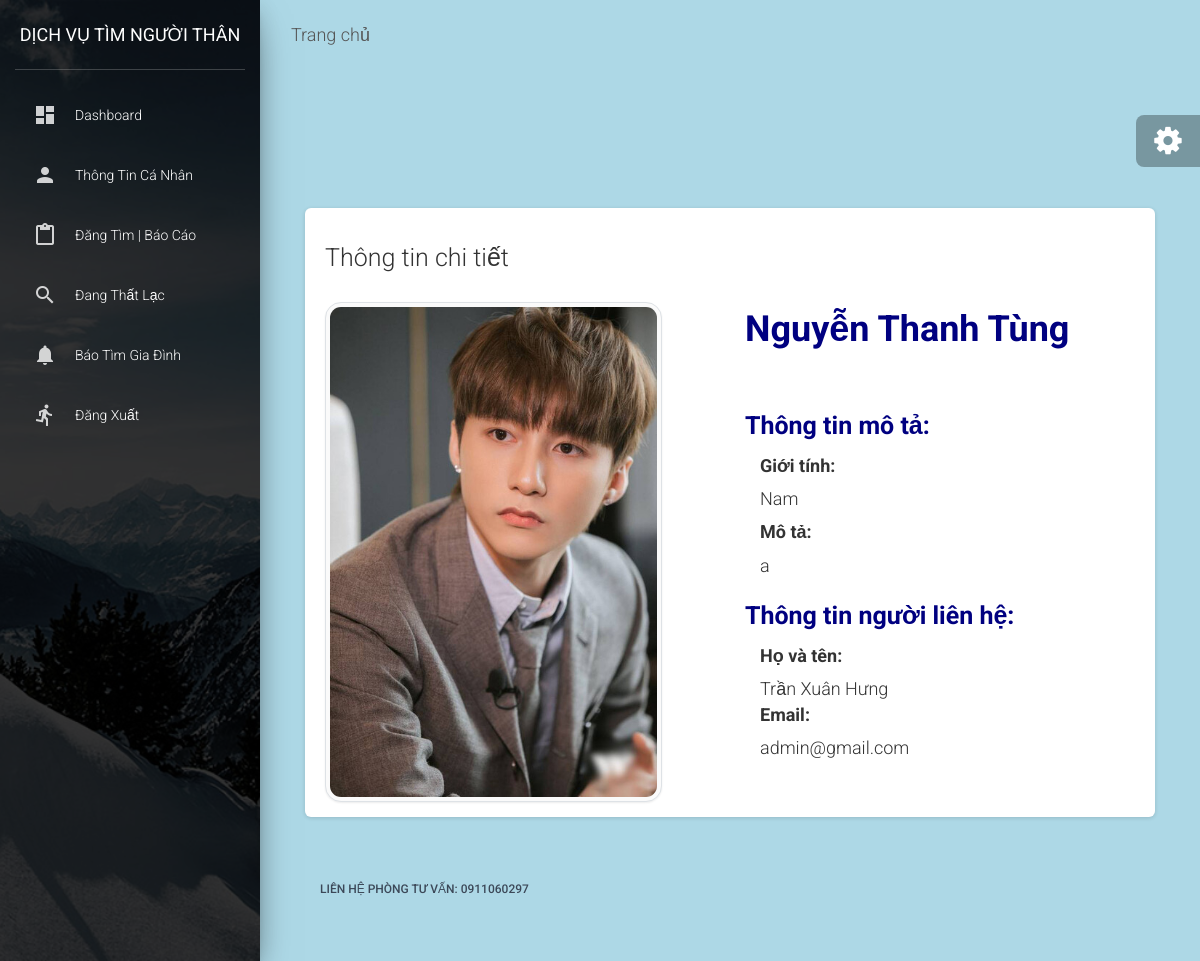
Screenshot of /missingdetail?missing_id=3 with the database file from the repository.
### center/models.py (models this page shows)
class MissingPeople(models.Model):
    id = models.AutoField(db_column='ID', primary_key=True)  # Field name made lowercase.
    user = models.ForeignKey(User,models.DO_NOTHING, db_column='UserID')
    name = models.CharField(db_column='name', max_length=255, null=True, blank=True)
    gender= models.CharField (db_column='gender', max_length=100, null=True, blank=True)
    status = models.CharField(db_column='status',max_length=255, null=True,  blank=True)
    image = models.ImageField(db_column='image', null=True, upload_to='missing')
    description = models.CharField(db_column='description', blank=True, max_length=2550, null=True)
    class Meta:
        db_table = 'MissingPeople'

### center/views.py (the view)
# urls.py: path('missingdetail', missing_detail, name="productdetail"),
def missing_detail(request):
    missing = MissingPeople.objects.filter(id=request.GET.get('missing_id'))
    user = User.objects.filter(id=missing[0].user.id)
    return render(request, 'missing_detail.html', {'missing': missing[0],'user': user[0] })

### center/templates/missing_detail.html (shortened to what this page needs)
{% extends 'layouts/base.html' %}
{% load static
{% block title %} Icons {% endblock title %}
{% block content %}
<div class="header bg-gradient-primary pb-8 pt-5 pt-md-8">
</div>
<div class="container-fluid mt--7">
    <div class="row">
        <div class="col">
            <div class="card shadow">
                <div class="card-header bg-transparent">
                    <div class="d-flex justify-content-between">
                    <h3 class="mb-0">Thông tin chi tiết</h3>
                    </div>
                </div>
                <div class="card-body">
                    <div class="row">
                        <div class="col-lg-6 item-photo">
                            <img src="{{missing.image.url}}" style="height: 500px; width: auto;"class="img-thumbnail" alt="">
                        </div>
                        <div class="col-lg-6">
                            <h2 id="product-name" style="font-weight: bold; color: navy;">{{ missing.name }}</h1>
                                <br>
                                <h3 style="font-weight: bold; color: navy;"> Thông tin mô tả:</h2>
                                    <div class="col-lg-12">
                                        <h4 style="font-weight: bold;">Giới tính: </h4>
                                        <div >
                                            <h4>{{missing.gender}}</h4>
                                        </div>
                                    </div>
                                    <div class="col-lg-12">
                                        <h4 style="font-weight: bold;">Mô tả: </h4>
                                        <div >
                                            <h4>{{missing.description}}</h4>
                                        </div>
                                    </div>
                                <h3 style="font-weight: bold; color: navy;"> Thông tin người liên hệ:</h2>
                                <div class="col-lg-12">
                                    <h4 style="font-weight: bold;">Họ và tên: </h4>
                                    <div>
                                        <a href ="#" class="h4">{{user.last_name}} {{user.first_name}}</a>
                                    </div>
                                </div>
                                <div class="col-lg-12">
                                    <h4 style="font-weight: bold;">Email:</h4>
                                     <div>
                                        <h4>{{user.email}}</h4>
                                     </div>
                                </div>
                            <br>
                        </div>
                    </div>
                </div>
            </div>
        </div>
        {% endblock content %}

### rows the page displays
MissingPeople: image (picture), name "Nguyễn Thanh Tùng", gender "Nam", description "a"

### other values shown
{{ user.last_name }} "Trần"
{{ user.first_name }} "Xuân Hưng"
{{ user.email }} "admin@gmail.com"
